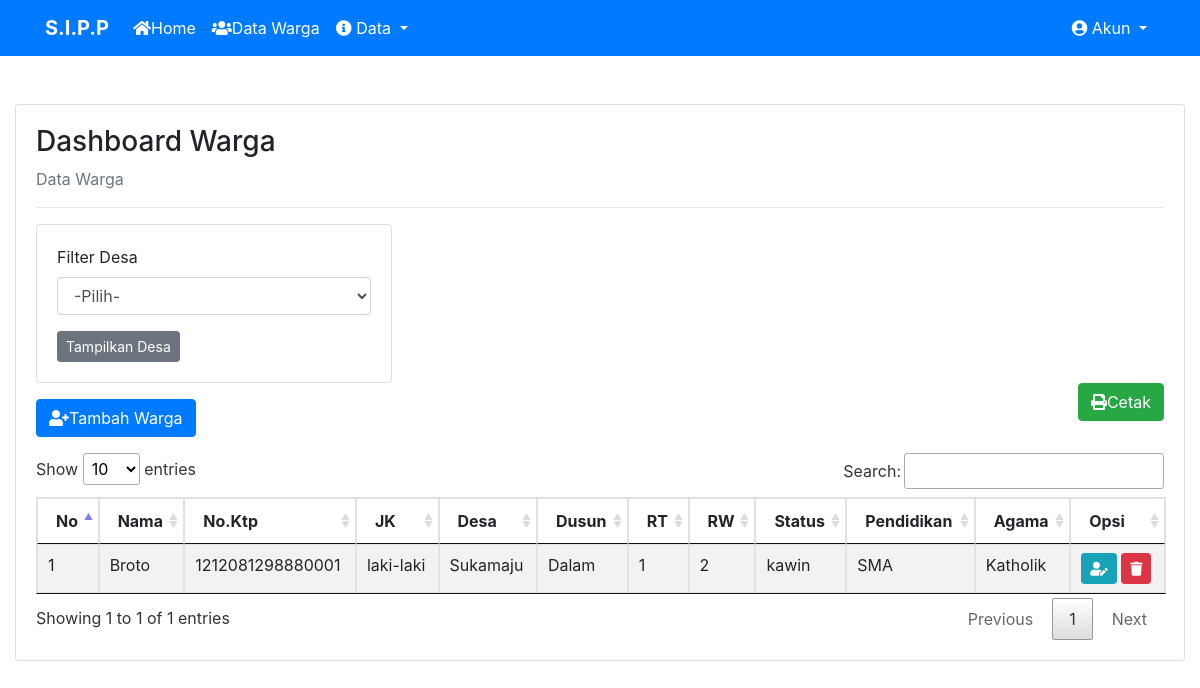
/admin/warga.php, run on the app's committed database.
### tables this page shows
CREATE TABLE `warga` (
  `warga_id` int(11) NOT NULL,
  `warga_nama` varchar(60) NOT NULL,
  `warga_ktp` bigint(16) NOT NULL,
  `warga_jk` varchar(16) NOT NULL,
  `warga_desa` int(20) NOT NULL,
  `warga_dusun` int(20) NOT NULL,
  `warga_rt` int(5) NOT NULL,
  `warga_rw` int(5) NOT NULL,
  `warga_status` varchar(20) NOT NULL,
  `warga_pendidikan` varchar(20) NOT NULL,
  `warga_agama` varchar(20) NOT NULL
);

CREATE TABLE `desa` (
  `desa_id` int(5) NOT NULL,
  `desa_nama` varchar(30) NOT NULL
);

CREATE TABLE `dusun` (
  `dusun_id` int(5) NOT NULL,
  `dusun_nama` varchar(30) NOT NULL
);

### admin/warga.php (the view, shortened to what this page needs)
<?php
include 'header.php';
?>
<div class="container-fluid">
    <div class="card ">
        <div class="card-body">
            <h3>Dashboard Warga</h3>
            <p class="text-muted">Data Warga</p>
            <hr>
            <div class="row">
                <div class="col-md-4">
                    <div class="card">
                        <div class="card-body">
                            <form action="warga_filter.php" method="get">
                                <div class="form-group">
                                    <label>Filter Desa</label>
                                    <select name="desa" class="form-control" required>
                                        <option value="">-Pilih-</option>
                                    </select>
                                </div>
                                <input type="submit" value="Tampilkan Desa" class="btn btn-secondary btn-sm">
                            </form>
                        </div>
                    </div>
                </div>
            </div>
            <a class="btn btn-primary bt-sm mt-3 mb-3" href="warga_tambah.php"><i class="fa fa-user-plus"></i>Tambah Warga</a>
            <a class="btn btn-success bt-sm mb-3 float-right" href="warga_cetak.php" target="_blank" ><i class="fa fa-print"></i>Cetak</a>
            <table class="table table-bordered table-hover table-striped table-saya">
                <thead>
                    <tr>
                        <th>No</th>
                        <th>Nama</th>
                        <th>No.Ktp</th>
                        <th>JK</th>
                        <th>Desa</th>
                        <th>Dusun</th>
                        <th>RT</th>
                        <th>RW</th>
                        <th>Status</th>
                        <th>Pendidikan</th>
                        <th>Agama</th>
                        <th>Opsi</th>
                    </tr>
                </thead>
                <tbody>
                    <?php
                    $nomor = 1;
                    $warga = mysqli_query($conn,"SELECT * FROM warga,desa,dusun WHERE warga_desa = desa_id and warga_dusun = dusun_id");
                    while($ambil = mysqli_fetch_array($warga)) {
                    ?>
                    <tr>
                        <td><?php echo $nomor++; ?></td>
                        <td><?php echo $ambil['warga_nama']; ?></td>
                        <td><?php echo $ambil['warga_ktp']; ?></td>
                        <td><?php echo $ambil['warga_jk']; ?></td>
                        <td><?php echo $ambil['desa_nama']; ?></td>
                        <td><?php echo $ambil['dusun_nama']; ?></td>
                        <td><?php echo $ambil['warga_rt']; ?></td>
                        <td><?php echo $ambil['warga_rw']; ?></td>
                        <td><?php echo $ambil['warga_status']; ?></td>
                        <td><?php echo $ambil['warga_pendidikan']; ?></td>
                        <td><?php echo $ambil['warga_agama']; ?></td>
                        <td>
                            <a href="warga_edit.php?id=<?php echo $ambil['warga_id']; ?>" class="btn btn-info btn-sm"><i class="fa fa-user-edit"></i></a>
                            <a href="warga_hapus.php?id=<?php echo $ambil['warga_id']; ?>" class="btn btn-danger btn-sm"><i class="fa fa-trash"></i></a>
                        </td>
                    </tr>
                    <?php
                    }
                    ?>
                </tbody>
            </table>
        </div>
    </div>
</div>
<?php
include 'footer.php';
?>

### admin/header.php (shortened to what this page needs)
<!DOCTYPE html>
<html lang="en">
<head>
    <link rel="stylesheet" type="text/css" href="../assets/font-awesome/css/all.css">
    <link rel="stylesheet" type="text/css" href="../assets/css/bootstrap.css">
    <link rel="stylesheet" type="text/css" href="../assets/DataTables/datatables.min.css">
</head>
<body>
    <nav class="navbar navbar-expand-lg navbar-dark bg-primary mb-5">
        <div class="container">
            <a class="navbar-brand" href="#"><b>S.I.P.P</b></a>
            <div class="collapse navbar-collapse" id="navbarSupportedContent">
                <ul class="navbar-nav mr-auto">
                    <li class="nav-item active">
                        <a class="nav-link" href="index.php"><i class="fa fa-home"></i>Home <span class="sr-only">(current)</span></a>
                    </li>
                    <li class="nav-item active">
                        <a class="nav-link" href="warga.php"><i class="fa fa-users"></i>Data Warga</a>
                    </li>
                    <li class="nav-item dropdown  active">
                        <a class="nav-link dropdown-toggle" href="#" id="navbarDropdown" role="button" data-toggle="dropdown" aria-haspopup="true" aria-expanded="false"><i class="fa fa-info-circle"></i>
                        Data
                        </a>
                    </li>
                </ul>
                <ul class="navbar-nav ml-auto">
                    <li class="nav-item dropdown active">
                        <a class="nav-link dropdown-toggle" href="#" id="navbarDropdownMenuLink" role="button" data-toggle="dropdown" aria-haspopup="true" aria-expanded="false">
                        <i class="fa fa-user-circle"></i>
                        Akun
                        </a>
                    </li>
                </ul>
            </div>
        </div>
    </nav>

### admin/footer.php (shortened to what this page needs)
</body>
</html>

### data on the page
warga: warga_nama "Broto", warga_ktp "1212081298880001", warga_jk "laki-laki", desa.desa_nama "Sukamaju", dusun.dusun_nama "Dalam", warga_rt "1", warga_rw "2", warga_status "kawin", warga_pendidikan "SMA", warga_agama "Katholik"
